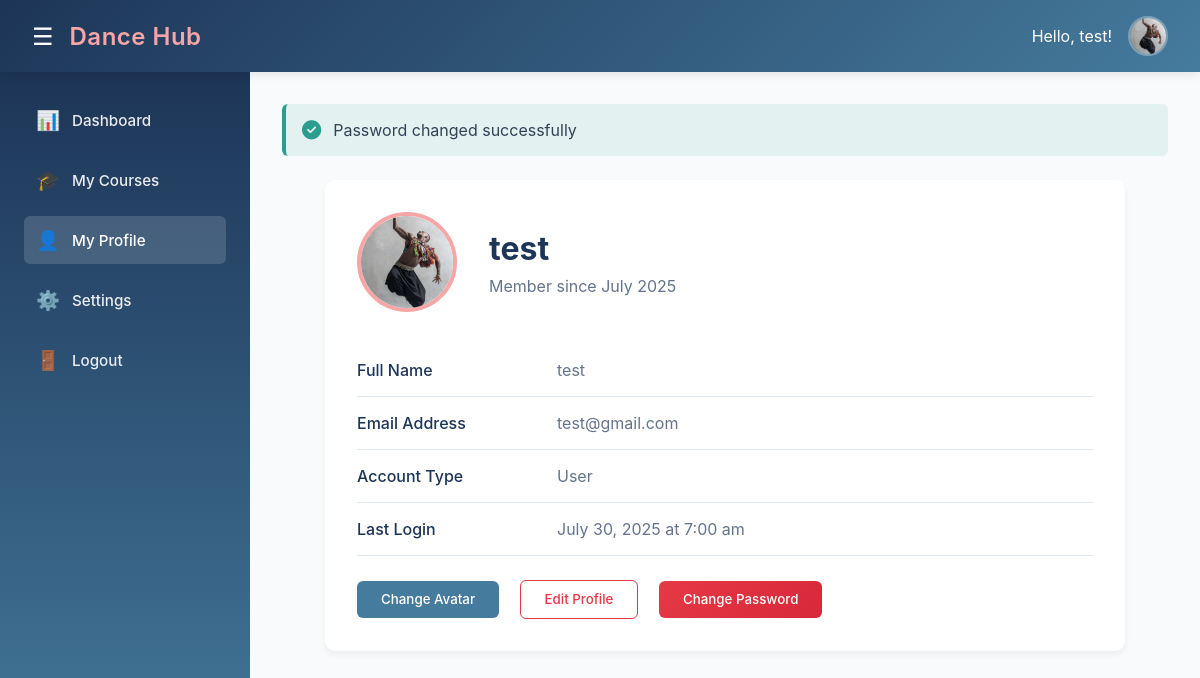
The page /my_profile.php (signed in) on the database its author committed.
### tables this page shows
CREATE TABLE `users` (
  `id` int(10) UNSIGNED NOT NULL,
  `name` varchar(255) NOT NULL,
  `email` varchar(255) NOT NULL,
  `password` varchar(255) NOT NULL,
  `role` enum('user','admin') NOT NULL,
  `is_admin` tinyint(1) NOT NULL DEFAULT 0,
  `created_at` timestamp NOT NULL DEFAULT current_timestamp(),
  `last_login` timestamp NULL DEFAULT NULL,
  `avatar_id` int(11) DEFAULT 1
);

### avatars.php (called while the page is built, shortened)
<?php
function getAvatars() {
    return [
        1 => 'avatar1.jpg',
        2 => 'avatar2.jpg',
        3 => 'avatar3.jpg',
        4 => 'avatar4.jpg'
    ];
}
?>

### my_profile.php (the view, shortened to what this page needs)
<?php
require_once 'avatars.php';
$host = 'localhost';
$dbname = 'dance_hub';
$username = 'root';
$password = '';
try {
    $pdo = new PDO("mysql:host=$host;dbname=$dbname;charset=utf8", $username, $password);
    $pdo->setAttribute(PDO::ATTR_ERRMODE, PDO::ERRMODE_EXCEPTION);
} catch(PDOException $e) {
    die("Connection failed: " . $e->getMessage());
}
$stmt = $pdo->prepare("SELECT id, name, email, role, created_at, last_login, avatar_id FROM users WHERE email = ?");
$stmt->execute([$_SESSION['email']]);
$userData = $stmt->fetch(PDO::FETCH_ASSOC);
$currentAvatar = $userData['avatar_id'] ?? 1;
$avatars = getAvatars();
$passwordSuccess = $_SESSION['password_success'] ?? '';
?>
<!DOCTYPE html>
<html lang="en">
<head>
    <link rel="stylesheet" href="https://cdnjs.cloudflare.com/ajax/libs/font-awesome/6.4.0/css/all.min.css">
</head>
<body>
    <header>
        <div class="logo">
            <button class="menu-toggle" id="menuToggle">☰</button>
            <span>Dance <span>Hub</span></span>
        </div>
        <div class="user-menu">
            <span>Hello, <?= htmlspecialchars($_SESSION['name'] ?? 'User'); ?>!</span>
            <img src="<?= $avatars[$currentAvatar]; ?>" alt="User profile">
        </div>
    </header>
    <div class="container">
        <aside class="sidebar" id="sidebar">
            <nav class="sidebar-nav">
                <ul>
                    <li><a href="user_page.php" data-icon="📊">Dashboard</a></li>
                    <li><a href="my_courses.php" data-icon="🎓">My Courses</a></li>
                    <li><a href="my_profile.php" class="active" data-icon="👤">My Profile</a></li>
                    <li><a href="settings.php" data-icon="⚙️">Settings</a></li>
                    <li><a href="logout.php" data-icon="🚪">Logout</a></li>
                </ul>
            </nav>
        </aside>
        <main class="main-content" id="mainContent">
            <?php if ($passwordSuccess): ?>
                <div class="notification success">
                    <i class="fas fa-check-circle"></i>
                    <span><?= htmlspecialchars($passwordSuccess); ?></span>
                </div>
            <?php endif; ?>
            <div class="profile-section">
                <div class="profile-header">
                    <img src="<?= $avatars[$currentAvatar]; ?>"
                         alt="Profile" class="profile-avatar" onclick="showAvatarSelection()">
                    <div class="profile-info">
                        <h1><?= htmlspecialchars($_SESSION['name'] ?? 'User'); ?></h1>
                        <p>Member since <?= date('F Y', strtotime($userData['created_at'] ?? 'now')) ?></p>
                    </div>
                </div>
                <div class="profile-details">
                    <div class="detail-row">
                        <div class="detail-label">Full Name</div>
                        <div class="detail-value"><?= htmlspecialchars($_SESSION['name'] ?? 'Not provided'); ?></div>
                    </div>
                    <div class="detail-row">
                        <div class="detail-label">Email Address</div>
                        <div class="detail-value"><?= htmlspecialchars($_SESSION['email'] ?? 'Not provided'); ?></div>
                    </div>
                    <div class="detail-row">
                        <div class="detail-label">Account Type</div>
                        <div class="detail-value"><?= htmlspecialchars(ucfirst($userData['role'] ?? 'user')); ?></div>
                    </div>
                    <div class="detail-row">
                        <div class="detail-label">Last Login</div>
                        <div class="detail-value"><?= $userData['last_login'] ? date('F j, Y \a\t g:i a', strtotime($userData['last_login'])) : 'Never logged in'; ?></div>
                    </div>
                    <div class="profile-actions">
                        <button onclick="showAvatarSelection()" class="btn btn-secondary">Change Avatar</button>
                        <button onclick="showEditForm()" class="btn btn-outline">Edit Profile</button>
                        <button onclick="showChangePasswordForm()" class="btn btn-primary">Change Password</button>
                    </div>
                </div>
            </div>
        </main>
    </div>
</body>
</html>

### my_profile.php (style rules this page uses)
:root { --primary: #e63946; --primary-light: #f8a5a5; --secondary: #457b9d; --dark: #1d3557; --light: #f1faee; --success: #2a9d8f; --error: #e63946; --warning: #f4a261; }
* { margin: 0; padding: 0; box-sizing: border-box; font-family: 'Poppins', -apple-system, BlinkMacSystemFont, sans-serif; }
body { background: #f8fafc; color: #334155; }
header { background: linear-gradient(135deg, var(--dark), var(--secondary)); color: white; padding: 1rem 2rem; display: flex; justify-content: space-between; align-items: center; box-shadow: 0 2px 10px rgba(0,0,0,0.1); position: sticky; top: 0; z-index: 100; }
.logo { font-size: 1.5rem; font-weight: 600; color: #fff; letter-spacing: 0.5px; display: flex; align-items: center; }
.logo span { color: var(--primary-light); }
.menu-toggle { background: none; border: none; color: white; font-size: 1.5rem; cursor: pointer; margin-right: 1rem; display: flex; align-items: center; justify-content: center; }
.user-menu { display: flex; align-items: center; gap: 1rem; }
.user-menu img { width: 40px; height: 40px; border-radius: 50%; object-fit: cover; border: 2px solid rgba(255,255,255,0.3); }
.container { display: flex; min-height: calc(100vh - 70px); }
.sidebar { width: 250px; background: linear-gradient(180deg, var(--dark), var(--secondary)); padding: 1.5rem; box-shadow: 2px 0 10px rgba(0,0,0,0.05); transition: all 0.3s ease; }
.sidebar-nav ul { list-style: none; }
.sidebar-nav li { margin-bottom: 0.75rem; }
.sidebar-nav a { text-decoration: none; color: rgba(255,255,255,0.9); font-weight: 500; display: flex; align-items: center; padding: 0.75rem; border-radius: 6px; transition: all 0.3s ease; font-size: 0.95rem; }
.sidebar-nav a::before { content: attr(data-icon); font-size: 1.2rem; margin-right: 0.75rem; }
.sidebar-nav a:hover, .sidebar-nav a.active { background-color: rgba(255,255,255,0.15); color: white; }
.main-content { flex: 1; padding: 2rem; background-color: #f8fafc; transition: all 0.3s ease; }
.profile-section { max-width: 800px; margin: 0 auto; background: white; border-radius: 10px; padding: 2rem; box-shadow: 0 4px 6px rgba(0,0,0,0.05); }
.profile-header { display: flex; align-items: center; margin-bottom: 2rem; }
.profile-avatar { width: 100px; height: 100px; border-radius: 50%; object-fit: cover; border: 4px solid var(--primary-light); margin-right: 2rem; cursor: pointer; transition: all 0.3s ease; }
.profile-info h1 { color: var(--dark); margin-bottom: 0.5rem; }
.profile-info p { color: #64748b; }
.profile-details { margin-top: 2rem; }
.detail-row { display: flex; padding: 1rem 0; border-bottom: 1px solid #e2e8f0; }
.detail-label { width: 200px; font-weight: 500; color: var(--dark); }
.detail-value { flex: 1; color: #64748b; }
.btn { display: inline-block; padding: 0.65rem 1.5rem; border-radius: 6px; text-decoration: none; margin-top: 1.5rem; margin-right: 1rem; border: none; cursor: pointer; font-weight: 500; transition: all 0.3s; }
.btn-primary { background: linear-gradient(135deg, var(--primary), #d62839); color: white; }
.btn-outline { background: transparent; border: 1px solid var(--primary); color: var(--primary); }
.btn-secondary { background: var(--secondary); color: white; }
.notification { padding: 1rem; margin-bottom: 1.5rem; border-radius: 6px; display: flex; align-items: center; }
.notification.success { background-color: rgba(42, 157, 143, 0.1); border-left: 4px solid var(--success); }
.notification i { margin-right: 0.75rem; font-size: 1.2rem; }
.notification.success i { color: var(--success); }

### rows shown on the page
users: created_at "July 2025", role "User", last_login "July 30, 2025 at 7:00 am"

### other values the page prints
$_SESSION['name'] "test"
$passwordSuccess "Password changed successfully"
$_SESSION['email'] "test@gmail.com"
